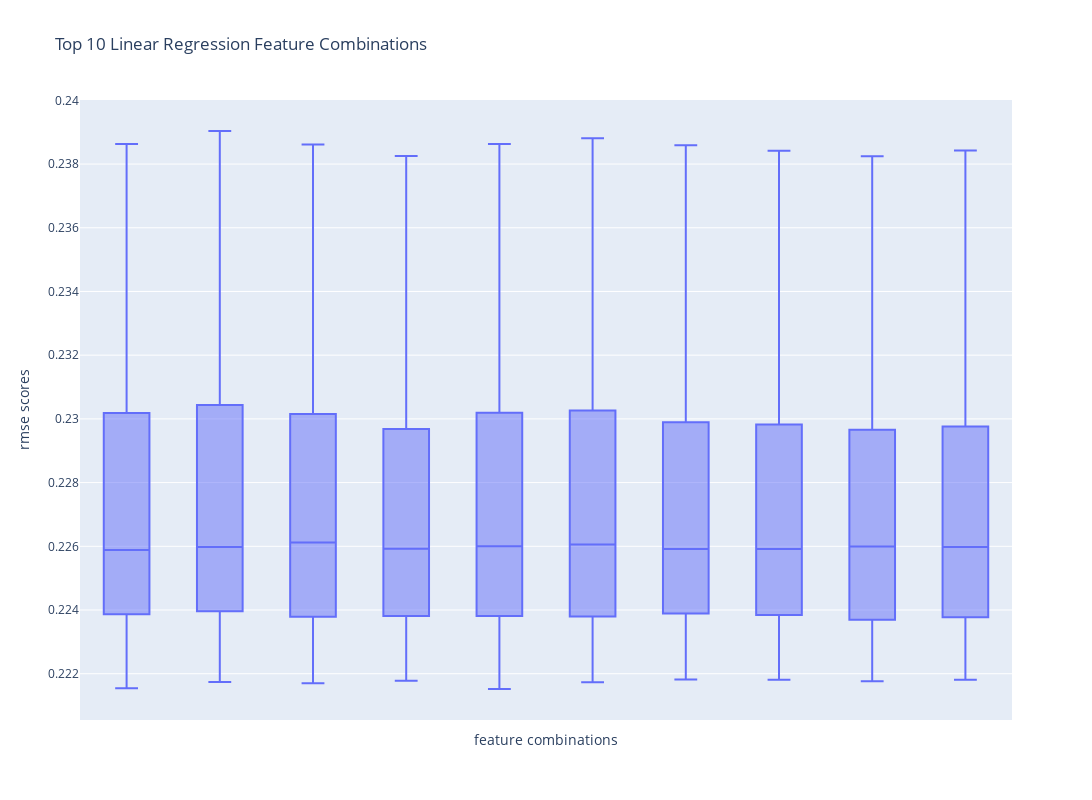

The notebook cell saved with this chart:
### Markdown cell above
#### Best Linear Models

### Code cell
x = df_agg_metrics[df_agg_metrics['model'] == 'lr'].sort_values(by='mean_rmse')['features'].head(10)

fig = px.box(df_metrics[(df_metrics['features'].isin(x)) & (df_metrics['model'] == 'lr')], x='features',
             y='rmse_scores', title='RMSE Boxplot of Top 10 Feature Combinations')
fig.update_layout(height=800, width=1100,
                  title_text="Top 10 Linear Regression Feature Combinations",
                  xaxis_title="feature combinations", yaxis_title="rmse scores")
fig.update_xaxes(showticklabels=False)
fig.show()

### Figure 1 — Plotly figure (JSON) as saved in the notebook; plotly's stock layout.template omitted (floating-point values rounded to 4 significant figures)
{"data": [{"alignmentgroup": "True", "hovertemplate": "features=%{x}<br>rmse_scores=%{y}<extra></extra>", "legendgroup": "", "marker": {"color": "#636efa"}, "name": "", "notched": false, "offsetgroup": "", "orientation": "v", "showlegend": false, "type": "box", "x": ["f_0_neuralness,f_4_has_special_char,f_5_num_results,f_6_max_title_score,f_7_sum_title_scores,f_8_max_semantic_score,f_9_avg_semantic_score", "f_0_neuralness,f_4_has_special_char,f_5_num_results,f_6_max_title_score,f_7_sum_title_scores,f_8_max_semantic_score,f_9_avg_semantic_score", "f_0_neuralness,f_4_has_special_char,f_5_num_results,f_6_max_title_score,f_7_sum_title_scores,f_8_max_semantic_score,f_9_avg_semantic_score", "f_0_neuralness,f_4_has_special_char,f_5_num_results,f_6_max_title_score,f_7_sum_title_scores,f_8_max_semantic_score,f_9_avg_semantic_score", "f_0_neuralness,f_4_has_special_char,f_5_num_results,f_6_max_title_score,f_7_sum_title_scores,f_8_max_semantic_score,f_9_avg_semantic_score", "f_0_neuralness,f_1_num_of_terms,f_2_query_length,f_3_has_numbers,f_5_num_results,f_6_max_title_score,f_8_max_semantic_score,f_9_avg_semantic_score", "f_0_neuralness,f_1_num_of_terms,f_2_query_length,f_3_has_numbers,f_5_num_results,f_6_max_title_score,f_8_max_semantic_score,f_9_avg_semantic_score", "f_0_neuralness,f_1_num_of_terms,f_2_query_length,f_3_has_numbers,f_5_num_results,f_6_max_title_score,f_8_max_semantic_score,f_9_avg_semantic_score", "f_0_neuralness,f_1_num_of_terms,f_2_query_length,f_3_has_numbers,f_5_num_results,f_6_max_title_score,f_8_max_semantic_score,f_9_avg_semantic_score", "f_0_neuralness,f_1_num_of_terms,f_2_query_length,f_3_has_numbers,f_5_num_results,f_6_max_title_score,f_8_max_semantic_score,f_9_avg_semantic_score", "f_0_neuralness,f_1_num_of_terms,f_3_has_numbers,f_4_has_special_char,f_5_num_results,f_6_max_title_score,f_8_max_semantic_score,f_9_avg_semantic_score", "f_0_neuralness,f_1_num_of_terms,f_3_has_numbers,f_4_has_special_char,f_5_num_results,f_6_max_title_score,f_8_max_semantic_score,f_9_avg_semantic_score", "f_0_neuralness,f_1_num_of_terms,f_3_has_numbers,f_4_has_special_char,f_5_num_results,f_6_max_title_score,f_8_max_semantic_score,f_9_avg_semantic_score", "f_0_neuralness,f_1_num_of_terms,f_3_has_numbers,f_4_has_special_char,f_5_num_results,f_6_max_title_score,f_8_max_semantic_score,f_9_avg_semantic_score", "f_0_neuralness,f_1_num_of_terms,f_3_has_numbers,f_4_has_special_char,f_5_num_results,f_6_max_title_score,f_8_max_semantic_score,f_9_avg_semantic_score", "f_0_neuralness,f_1_num_of_terms,f_4_has_special_char,f_5_num_results,f_6_max_title_score,f_7_sum_title_scores,f_8_max_semantic_score,f_9_avg_semantic_score", "f_0_neuralness,f_1_num_of_terms,f_4_has_special_char,f_5_num_results,f_6_max_title_score,f_7_sum_title_scores,f_8_max_semantic_score,f_9_avg_semantic_score", "f_0_neuralness,f_1_num_of_terms,f_4_has_special_char,f_5_num_results,f_6_max_title_score,f_7_sum_title_scores,f_8_max_semantic_score,f_9_avg_semantic_score", "f_0_neuralness,f_1_num_of_terms,f_4_has_special_char,f_5_num_results,f_6_max_title_score,f_7_sum_title_scores,f_8_max_semantic_score,f_9_avg_semantic_score", "f_0_neuralness,f_1_num_of_terms,f_4_has_special_char,f_5_num_results,f_6_max_title_score,f_7_sum_title_scores,f_8_max_semantic_score,f_9_avg_semantic_score", "f_0_neuralness,f_3_has_numbers,f_4_has_special_char,f_5_num_results,f_6_max_title_score,f_7_sum_title_scores,f_8_max_semantic_score,f_9_avg_semantic_score", "f_0_neuralness,f_3_has_numbers,f_4_has_special_char,f_5_num_results,f_6_max_title_score,f_7_sum_title_scores,f_8_max_semantic_score,f_9_avg_semantic_score", "f_0_neuralness,f_3_has_numbers,f_4_has_special_char,f_5_num_results,f_6_max_title_score,f_7_sum_title_scores,f_8_max_semantic_score,f_9_avg_semantic_score", "f_0_neuralness,f_3_has_numbers,f_4_has_special_char,f_5_num_results,f_6_max_title_score,f_7_sum_title_scores,f_8_max_semantic_score,f_9_avg_semantic_score", "f_0_neuralness,f_3_has_numbers,f_4_has_special_char,f_5_num_results,f_6_max_title_score,f_7_sum_title_scores,f_8_max_semantic_score,f_9_avg_semantic_score", "f_0_neuralness,f_1_num_of_terms,f_2_query_length,f_3_has_numbers,f_4_has_special_char,f_5_num_results,f_6_max_title_score,f_8_max_semantic_score,f_9_avg_semantic_score", "f_0_neuralness,f_1_num_of_terms,f_2_query_length,f_3_has_numbers,f_4_has_special_char,f_5_num_results,f_6_max_title_score,f_8_max_semantic_score,f_9_avg_semantic_score", "f_0_neuralness,f_1_num_of_terms,f_2_query_length,f_3_has_numbers,f_4_has_special_char,f_5_num_results,f_6_max_title_score,f_8_max_semantic_score,f_9_avg_semantic_score", "f_0_neuralness,f_1_num_of_terms,f_2_query_length,f_3_has_numbers,f_4_has_special_char,f_5_num_results,f_6_max_title_score,f_8_max_semantic_score,f_9_avg_semantic_score", "f_0_neuralness,f_1_num_of_terms,f_2_query_length,f_3_has_numbers,f_4_has_special_char,f_5_num_results,f_6_max_title_score,f_8_max_semantic_score,f_9_avg_semantic_score", "f_0_neuralness,f_1_num_of_terms,f_2_query_length,f_3_has_numbers,f_5_num_results,f_6_max_title_score,f_7_sum_title_scores,f_8_max_semantic_score,f_9_avg_semantic_score", "f_0_neuralness,f_1_num_of_terms,f_2_query_length,f_3_has_numbers,f_5_num_results,f_6_max_title_score,f_7_sum_title_scores,f_8_max_semantic_score,f_9_avg_semantic_score", "f_0_neuralness,f_1_num_of_terms,f_2_query_length,f_3_has_numbers,f_5_num_results,f_6_max_title_score,f_7_sum_title_scores,f_8_max_semantic_score,f_9_avg_semantic_score", "f_0_neuralness,f_1_num_of_terms,f_2_query_length,f_3_has_numbers,f_5_num_results,f_6_max_title_score,f_7_sum_title_scores,f_8_max_semantic_score,f_9_avg_semantic_score", "f_0_neuralness,f_1_num_of_terms,f_2_query_length,f_3_has_numbers,f_5_num_results,f_6_max_title_score,f_7_sum_title_scores,f_8_max_semantic_score,f_9_avg_semantic_score", "f_0_neuralness,f_1_num_of_terms,f_2_query_length,f_4_has_special_char,f_5_num_results,f_6_max_title_score,f_7_sum_title_scores,f_8_max_semantic_score,f_9_avg_semantic_score", "f_0_neuralness,f_1_num_of_terms,f_2_query_length,f_4_has_special_char,f_5_num_results,f_6_max_title_score,f_7_sum_title_scores,f_8_max_semantic_score,f_9_avg_semantic_score", "f_0_neuralness,f_1_num_of_terms,f_2_query_length,f_4_has_special_char,f_5_num_results,f_6_max_title_score,f_7_sum_title_scores,f_8_max_semantic_score,f_9_avg_semantic_score", "f_0_neuralness,f_1_num_of_terms,f_2_query_length,f_4_has_special_char,f_5_num_results,f_6_max_title_score,f_7_sum_title_scores,f_8_max_semantic_score,f_9_avg_semantic_score", "f_0_neuralness,f_1_num_of_terms,f_2_query_length,f_4_has_special_char,f_5_num_results,f_6_max_title_score,f_7_sum_title_scores,f_8_max_semantic_score,f_9_avg_semantic_score", "f_0_neuralness,f_1_num_of_terms,f_3_has_numbers,f_4_has_special_char,f_5_num_results,f_6_max_title_score,f_7_sum_title_scores,f_8_max_semantic_score,f_9_avg_semantic_score", "f_0_neuralness,f_1_num_of_terms,f_3_has_numbers,f_4_has_special_char,f_5_num_results,f_6_max_title_score,f_7_sum_title_scores,f_8_max_semantic_score,f_9_avg_semantic_score", "f_0_neuralness,f_1_num_of_terms,f_3_has_numbers,f_4_has_special_char,f_5_num_results,f_6_max_title_score,f_7_sum_title_scores,f_8_max_semantic_score,f_9_avg_semantic_score", "f_0_neuralness,f_1_num_of_terms,f_3_has_numbers,f_4_has_special_char,f_5_num_results,f_6_max_title_score,f_7_sum_title_scores,f_8_max_semantic_score,f_9_avg_semantic_score", "f_0_neuralness,f_1_num_of_terms,f_3_has_numbers,f_4_has_special_char,f_5_num_results,f_6_max_title_score,f_7_sum_title_scores,f_8_max_semantic_score,f_9_avg_semantic_score", "f_0_neuralness,f_1_num_of_terms,f_2_query_length,f_3_has_numbers,f_4_has_special_char,f_5_num_results,f_6_max_title_score,f_7_sum_title_scores,f_8_max_semantic_score,f_9_avg_semantic_score", "f_0_neuralness,f_1_num_of_terms,f_2_query_length,f_3_has_numbers,f_4_has_special_char,f_5_num_results,f_6_max_title_score,f_7_sum_title_scores,f_8_max_semantic_score,f_9_avg_semantic_score", "f_0_neuralness,f_1_num_of_terms,f_2_query_length,f_3_has_numbers,f_4_has_special_char,f_5_num_results,f_6_max_title_score,f_7_sum_title_scores,f_8_max_semantic_score,f_9_avg_semantic_score", "f_0_neuralness,f_1_num_of_terms,f_2_query_length,f_3_has_numbers,f_4_has_special_char,f_5_num_results,f_6_max_title_score,f_7_sum_title_scores,f_8_max_semantic_score,f_9_avg_semantic_score", "f_0_neuralness,f_1_num_of_terms,f_2_query_length,f_3_has_numbers,f_4_has_special_char,f_5_num_results,f_6_max_title_score,f_7_sum_title_scores,f_8_max_semantic_score,f_9_avg_semantic_score", "f_0_neuralness,f_4_has_special_char,f_5_num_results,f_6_max_title_score,f_7_sum_title_scores,f_8_max_semantic_score,f_9_avg_semantic_score", "f_0_neuralness,f_4_has_special_char,f_5_num_results,f_6_max_title_score,f_7_sum_title_scores,f_8_max_semantic_score,f_9_avg_semantic_score", "f_0_neuralness,f_4_has_special_char,f_5_num_results,f_6_max_title_score,f_7_sum_title_scores,f_8_max_semantic_score,f_9_avg_semantic_score", "f_0_neuralness,f_4_has_special_char,f_5_num_results,f_6_max_title_score,f_7_sum_title_scores,f_8_max_semantic_score,f_9_avg_semantic_score", "f_0_neuralness,f_4_has_special_char,f_5_num_results,f_6_max_title_score,f_7_sum_title_scores,f_8_max_semantic_score,f_9_avg_semantic_score", "f_0_neuralness,f_1_num_of_terms,f_2_query_length,f_3_has_numbers,f_5_num_results,f_6_max_title_score,f_8_max_semantic_score,f_9_avg_semantic_score", "f_0_neuralness,f_1_num_of_terms,f_2_query_length,f_3_has_numbers,f_5_num_results,f_6_max_title_score,f_8_max_semantic_score,f_9_avg_semantic_score", "f_0_neuralness,f_1_num_of_terms,f_2_query_length,f_3_has_numbers,f_5_num_results,f_6_max_title_score,f_8_max_semantic_score,f_9_avg_semantic_score", "f_0_neuralness,f_1_num_of_terms,f_2_query_length,f_3_has_numbers,f_5_num_results,f_6_max_title_score,f_8_max_semantic_score,f_9_avg_semantic_score", "f_0_neuralness,f_1_num_of_terms,f_2_query_length,f_3_has_numbers,f_5_num_results,f_6_max_title_score,f_8_max_semantic_score,f_9_avg_semantic_score", "f_0_neuralness,f_1_num_of_terms,f_3_has_numbers,f_4_has_special_char,f_5_num_results,f_6_max_title_score,f_8_max_semantic_score,f_9_avg_semantic_score", "f_0_neuralness,f_1_num_of_terms,f_3_has_numbers,f_4_has_special_char,f_5_num_results,f_6_max_title_score,f_8_max_semantic_score,f_9_avg_semantic_score", "f_0_neuralness,f_1_num_of_terms,f_3_has_numbers,f_4_has_special_char,f_5_num_results,f_6_max_title_score,f_8_max_semantic_score,f_9_avg_semantic_score", "f_0_neuralness,f_1_num_of_terms,f_3_has_numbers,f_4_has_special_char,f_5_num_results,f_6_max_title_score,f_8_max_semantic_score,f_9_avg_semantic_score", "f_0_neuralness,f_1_num_of_terms,f_3_has_numbers,f_4_has_special_char,f_5_num_results,f_6_max_title_score,f_8_max_semantic_score,f_9_avg_semantic_score", "f_0_neuralness,f_1_num_of_terms,f_4_has_special_char,f_5_num_results,f_6_max_title_score,f_7_sum_title_scores,f_8_max_semantic_score,f_9_avg_semantic_score", "f_0_neuralness,f_1_num_of_terms,f_4_has_special_char,f_5_num_results,f_6_max_title_score,f_7_sum_title_scores,f_8_max_semantic_score,f_9_avg_semantic_score", "f_0_neuralness,f_1_num_of_terms,f_4_has_special_char,f_5_num_results,f_6_max_title_score,f_7_sum_title_scores,f_8_max_semantic_score,f_9_avg_semantic_score", "f_0_neuralness,f_1_num_of_terms,f_4_has_special_char,f_5_num_results,f_6_max_title_score,f_7_sum_title_scores,f_8_max_semantic_score,f_9_avg_semantic_score", "f_0_neuralness,f_1_num_of_terms,f_4_has_special_char,f_5_num_results,f_6_max_title_score,f_7_sum_title_scores,f_8_max_semantic_score,f_9_avg_semantic_score", "f_0_neuralness,f_3_has_numbers,f_4_has_special_char,f_5_num_results,f_6_max_title_score,f_7_sum_title_scores,f_8_max_semantic_score,f_9_avg_semantic_score", "f_0_neuralness,f_3_has_numbers,f_4_has_special_char,f_5_num_results,f_6_max_title_score,f_7_sum_title_scores,f_8_max_semantic_score,f_9_avg_semantic_score", "f_0_neuralness,f_3_has_numbers,f_4_has_special_char,f_5_num_results,f_6_max_title_score,f_7_sum_title_scores,f_8_max_semantic_score,f_9_avg_semantic_score", "f_0_neuralness,f_3_has_numbers,f_4_has_special_char,f_5_num_results,f_6_max_title_score,f_7_sum_title_scores,f_8_max_semantic_score,f_9_avg_semantic_score", "f_0_neuralness,f_3_has_numbers,f_4_has_special_char,f_5_num_results,f_6_max_title_score,f_7_sum_title_scores,f_8_max_semantic_score,f_9_avg_semantic_score", "f_0_neuralness,f_1_num_of_terms,f_2_query_length,f_3_has_numbers,f_4_has_special_char,f_5_num_results,f_6_max_title_score,f_8_max_semantic_score,f_9_avg_semantic_score", "f_0_neuralness,f_1_num_of_terms,f_2_query_length,f_3_has_numbers,f_4_has_special_char,f_5_num_results,f_6_max_title_score,f_8_max_semantic_score,f_9_avg_semantic_score", "f_0_neuralness,f_1_num_of_terms,f_2_query_length,f_3_has_numbers,f_4_has_special_char,f_5_num_results,f_6_max_title_score,f_8_max_semantic_score,f_9_avg_semantic_score", "f_0_neuralness,f_1_num_of_terms,f_2_query_length,f_3_has_numbers,f_4_has_special_char,f_5_num_results,f_6_max_title_score,f_8_max_semantic_score,f_9_avg_semantic_score", "f_0_neuralness,f_1_num_of_terms,f_2_query_length,f_3_has_numbers,f_4_has_special_char,f_5_num_results,f_6_max_title_score,f_8_max_semantic_score,f_9_avg_semantic_score", "f_0_neuralness,f_1_num_of_terms,f_2_query_length,f_3_has_numbers,f_5_num_results,f_6_max_title_score,f_7_sum_title_scores,f_8_max_semantic_score,f_9_avg_semantic_score", "f_0_neuralness,f_1_num_of_terms,f_2_query_length,f_3_has_numbers,f_5_num_results,f_6_max_title_score,f_7_sum_title_scores,f_8_max_semantic_score,f_9_avg_semantic_score", "f_0_neuralness,f_1_num_of_terms,f_2_query_length,f_3_has_numbers,f_5_num_results,f_6_max_title_score,f_7_sum_title_scores,f_8_max_semantic_score,f_9_avg_semantic_score", "f_0_neuralness,f_1_num_of_terms,f_2_query_length,f_3_has_numbers,f_5_num_results,f_6_max_title_score,f_7_sum_title_scores,f_8_max_semantic_score,f_9_avg_semantic_score", "f_0_neuralness,f_1_num_of_terms,f_2_query_length,f_3_has_numbers,f_5_num_results,f_6_max_title_score,f_7_sum_title_scores,f_8_max_semantic_score,f_9_avg_semantic_score", "f_0_neuralness,f_1_num_of_terms,f_2_query_length,f_4_has_special_char,f_5_num_results,f_6_max_title_score,f_7_sum_title_scores,f_8_max_semantic_score,f_9_avg_semantic_score", "f_0_neuralness,f_1_num_of_terms,f_2_query_length,f_4_has_special_char,f_5_num_results,f_6_max_title_score,f_7_sum_title_scores,f_8_max_semantic_score,f_9_avg_semantic_score", "f_0_neuralness,f_1_num_of_terms,f_2_query_length,f_4_has_special_char,f_5_num_results,f_6_max_title_score,f_7_sum_title_scores,f_8_max_semantic_score,f_9_avg_semantic_score", "f_0_neuralness,f_1_num_of_terms,f_2_query_length,f_4_has_special_char,f_5_num_results,f_6_max_title_score,f_7_sum_title_scores,f_8_max_semantic_score,f_9_avg_semantic_score", "f_0_neuralness,f_1_num_of_terms,f_2_query_length,f_4_has_special_char,f_5_num_results,f_6_max_title_score,f_7_sum_title_scores,f_8_max_semantic_score,f_9_avg_semantic_score", "f_0_neuralness,f_1_num_of_terms,f_3_has_numbers,f_4_has_special_char,f_5_num_results,f_6_max_title_score,f_7_sum_title_scores,f_8_max_semantic_score,f_9_avg_semantic_score", "f_0_neuralness,f_1_num_of_terms,f_3_has_numbers,f_4_has_special_char,f_5_num_results,f_6_max_title_score,f_7_sum_title_scores,f_8_max_semantic_score,f_9_avg_semantic_score", "f_0_neuralness,f_1_num_of_terms,f_3_has_numbers,f_4_has_special_char,f_5_num_results,f_6_max_title_score,f_7_sum_title_scores,f_8_max_semantic_score,f_9_avg_semantic_score", "f_0_neuralness,f_1_num_of_terms,f_3_has_numbers,f_4_has_special_char,f_5_num_results,f_6_max_title_score,f_7_sum_title_scores,f_8_max_semantic_score,f_9_avg_semantic_score", "f_0_neuralness,f_1_num_of_terms,f_3_has_numbers,f_4_has_special_char,f_5_num_results,f_6_max_title_score,f_7_sum_title_scores,f_8_max_semantic_score,f_9_avg_semantic_score", "f_0_neuralness,f_1_num_of_terms,f_2_query_length,f_3_has_numbers,f_4_has_special_char,f_5_num_results,f_6_max_title_score,f_7_sum_title_scores,f_8_max_semantic_score,f_9_avg_semantic_score", "f_0_neuralness,f_1_num_of_terms,f_2_query_length,f_3_has_numbers,f_4_has_special_char,f_5_num_results,f_6_max_title_score,f_7_sum_title_scores,f_8_max_semantic_score,f_9_avg_semantic_score", "f_0_neuralness,f_1_num_of_terms,f_2_query_length,f_3_has_numbers,f_4_has_special_char,f_5_num_results,f_6_max_title_score,f_7_sum_title_scores,f_8_max_semantic_score,f_9_avg_semantic_score", "f_0_neuralness,f_1_num_of_terms,f_2_query_length,f_3_has_numbers,f_4_has_special_char,f_5_num_results,f_6_max_title_score,f_7_sum_title_scores,f_8_max_semantic_score,f_9_avg_semantic_score", "f_0_neuralness,f_1_num_of_terms,f_2_query_length,f_3_has_numbers,f_4_has_special_char,f_5_num_results,f_6_max_title_score,f_7_sum_title_scores,f_8_max_semantic_score,f_9_avg_semantic_score"], "x0": " ", "xaxis": "x", "y": [0.2337, 0.2241, 0.2228, 0.2239, 0.2215, 0.234, 0.224, 0.2222, 0.224, 0.2217, 0.2337, 0.224, 0.2228, 0.2238, 0.2217, 0.2336, 0.224, 0.2228, 0.2238, 0.2218, 0.2337, 0.2241, 0.2229, 0.2238, 0.2215, 0.2338, 0.2238, 0.2225, 0.2239, 0.2217, 0.2339, 0.2239, 0.2222, 0.2239, 0.2218, 0.2337, 0.2238, 0.2226, 0.2239, 0.2218, 0.2336, 0.224, 0.2227, 0.2237, 0.2218, 0.2337, 0.2238, 0.2224, 0.2238, 0.2218, 0.2386, 0.2274, 0.226, 0.2302, 0.2257, 0.239, 0.2274, 0.2257, 0.2304, 0.2262, 0.2386, 0.2273, 0.2262, 0.2302, 0.2261, 0.2383, 0.2272, 0.2257, 0.2297, 0.2261, 0.2386, 0.2274, 0.2263, 0.2302, 0.2257, 0.2388, 0.2272, 0.2259, 0.2303, 0.2262, 0.2386, 0.2272, 0.2256, 0.2299, 0.2263, 0.2384, 0.2271, 0.2256, 0.2298, 0.2262, 0.2382, 0.2272, 0.2259, 0.2297, 0.2261, 0.2384, 0.2271, 0.2257, 0.2298, 0.2262], "y0": " ", "yaxis": "y"}], "layout": {"boxmode": "group", "height": 800, "legend": {"tracegroupgap": 0}, "title": {"text": "Top 10 Linear Regression Feature Combinations"}, "width": 1100, "xaxis": {"anchor": "y", "autorange": true, "domain": [0, 1], "range": [-0.5, 9.5], "showticklabels": false, "title": {"text": "feature combinations"}, "type": "category"}, "yaxis": {"anchor": "x", "autorange": true, "domain": [0, 1], "range": [0.2205, 0.24], "title": {"text": "rmse scores"}, "type": "linear"}}}
